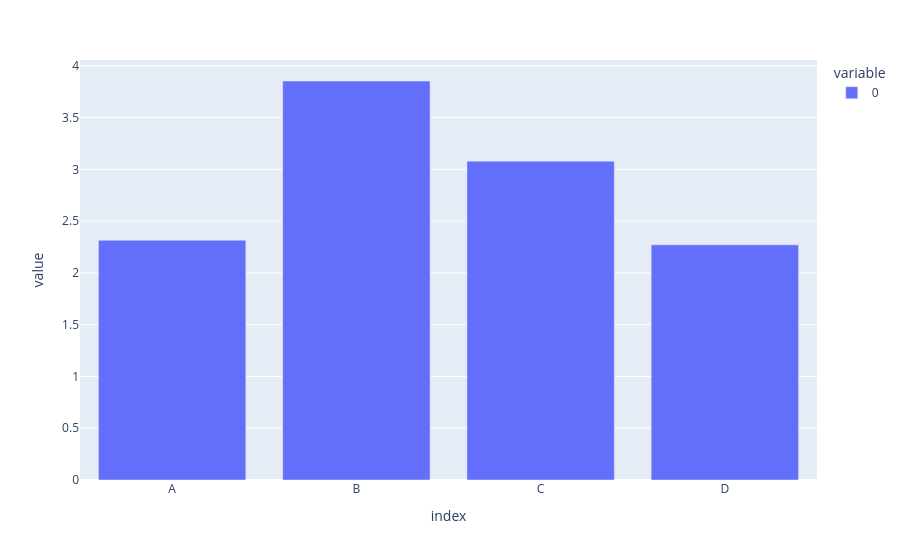

The notebook cell this image was saved under:
### Code cell
fig = px.bar(df.max())
fig.show()

### Figure 1 — Plotly figure (JSON) as saved in the notebook; plotly's stock layout.template omitted (floating-point values rounded to 4 significant figures)
{"data": [{"alignmentgroup": "True", "hovertemplate": "variable=0<br>index=%{x}<br>value=%{y}<extra></extra>", "legendgroup": "0", "marker": {"color": "#636efa", "pattern": {"shape": ""}}, "name": "0", "offsetgroup": "0", "orientation": "v", "showlegend": true, "textposition": "auto", "type": "bar", "x": ["A", "B", "C", "D"], "xaxis": "x", "y": [2.315, 3.853, 3.079, 2.271], "yaxis": "y"}], "layout": {"barmode": "relative", "legend": {"title": {"text": "variable"}, "tracegroupgap": 0}, "margin": {"t": 60}, "xaxis": {"anchor": "y", "domain": [0, 1], "title": {"text": "index"}}, "yaxis": {"anchor": "x", "domain": [0, 1], "title": {"text": "value"}}}}
